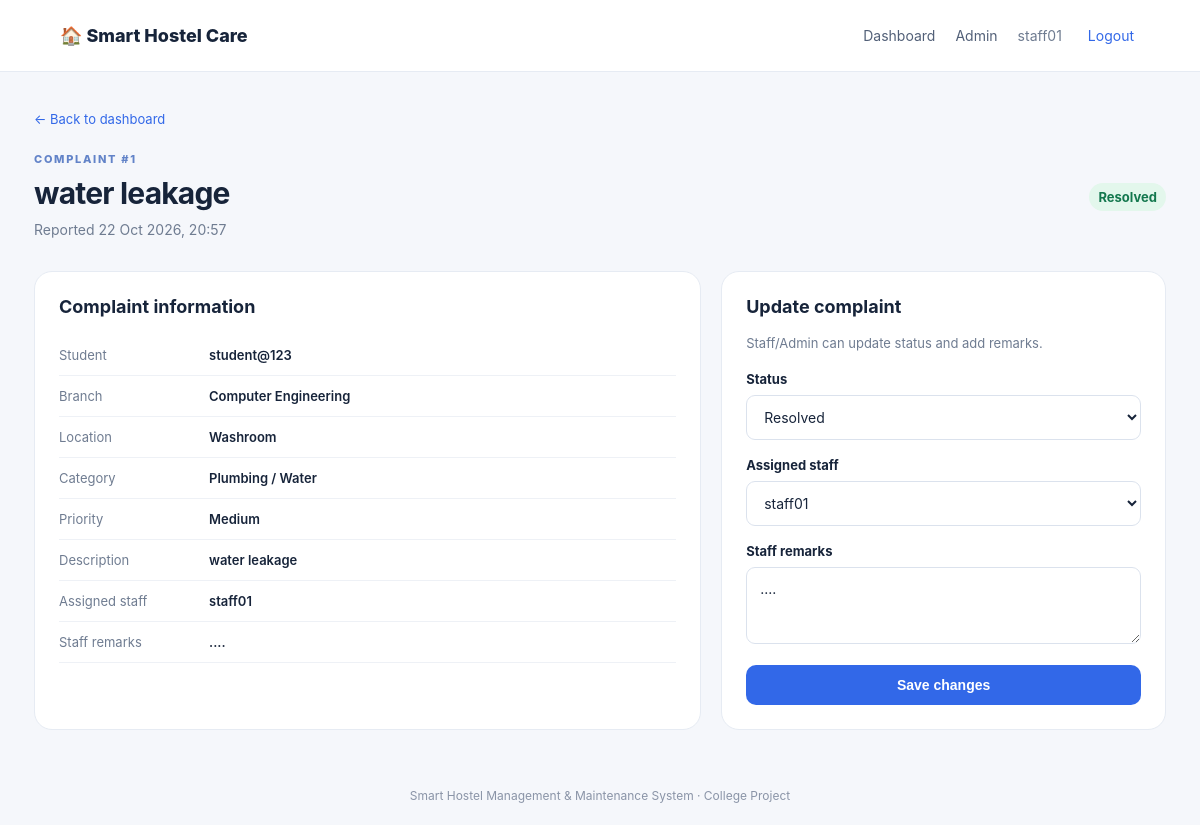
/complaint/1/ (signed in), run on the app's committed database.
### maintenance/models.py (models this page shows, shortened)
class Complaint(models.Model):
    STATUS_CHOICES = [
        ("Pending", "Pending"),
        ("In Progress", "In Progress"),
        ("Resolved", "Resolved"),
    ]
    LOCATION_CHOICES = [
        ("Hostel Room", "Hostel Room"),
        ("Canteen", "Canteen"),
        ("College Ground", "College Ground"),
        ("College Campus / Corridor", "College Campus / Corridor"),
        ("Classroom", "Classroom"),
        ("Washroom", "Washroom"),
        ("Library", "Library"),
        ("Hostel Common Area", "Hostel Common Area"),
        ("Other", "Other"),
    ]
    CATEGORY_CHOICES = [
        ("Electrical", "Electrical"),
        ("Plumbing / Water", "Plumbing / Water"),
        ("Cleaning", "Cleaning"),
        ("Furniture", "Furniture"),
        ("Internet / Wi-Fi", "Internet / Wi-Fi"),
        ("Canteen", "Canteen"),
        ("Other", "Other"),
    ]
    PRIORITY_CHOICES = [("Low", "Low"), ("Medium", "Medium"), ("High", "High"), ("Urgent", "Urgent")]
    student = models.ForeignKey(User, on_delete=models.CASCADE, related_name="hostel_complaints")
    branch = models.ForeignKey(Branch, on_delete=models.PROTECT)
    location = models.CharField(max_length=50, choices=LOCATION_CHOICES)
    room_number = models.CharField(max_length=20, blank=True)
    category = models.CharField(max_length=50, choices=CATEGORY_CHOICES)
    priority = models.CharField(max_length=10, choices=PRIORITY_CHOICES, default="Medium")
    title = models.CharField(max_length=120)
    description = models.TextField()
    photo = models.ImageField(upload_to="complaints/", blank=True, null=True)
    status = models.CharField(max_length=20, choices=STATUS_CHOICES, default="Pending")
    assigned_staff = models.ForeignKey(User, on_delete=models.SET_NULL, null=True, blank=True, related_name="assigned_complaints")
    staff_remarks = models.TextField(blank=True)
    created_at = models.DateTimeField(auto_now_add=True)
    updated_at = models.DateTimeField(auto_now=True)

class Branch(models.Model):
    name = models.CharField(max_length=100, unique=True)

### maintenance/views.py (the view)
# urls.py: path("complaint/<int:pk>/", views.complaint_detail, name="complaint_detail"),
@login_required
def complaint_detail(request, pk):
    complaint = get_object_or_404(Complaint.objects.select_related("branch", "student", "assigned_staff"), pk=pk)
    if not (request.user.is_staff or request.user.is_superuser) and complaint.student_id != request.user.id:
        messages.error(request, "You do not have permission to view this complaint.")
        return redirect("dashboard")
    status_form = None
    if request.user.is_staff or request.user.is_superuser:
        if request.method == "POST":
            status_form = StatusForm(request.POST, instance=complaint)
            if status_form.is_valid():
                status_form.save()
                messages.success(request, "Complaint updated.")
                return redirect("complaint_detail", pk=complaint.pk)
        else:
            status_form = StatusForm(instance=complaint)
    return render(request, "complaint_detail.html", {"complaint": complaint, "status_form": status_form})

### maintenance/forms.py
class StatusForm(forms.ModelForm):
    class Meta:
        model = Complaint
        fields = ["status", "assigned_staff", "staff_remarks"]
        widgets = {"staff_remarks": forms.Textarea(attrs={"rows": 3})}

### templates/complaint_detail.html (shortened to what this page needs)
{% extends 'base.html' %}
{% block content %}
<a class="back-link" href="{% url 'dashboard' %}">← Back to dashboard</a>
<div class="page-heading"><div><span class="eyebrow">COMPLAINT #{{ complaint.id }}</span><h1>{{ complaint.title }}</h1><p>Reported {{ complaint.created_at|date:"d M Y, H:i" }}</p></div><span class="status large {{ complaint.status|slugify }}">{{ complaint.status }}</span></div>
<div class="detail-grid">
  <section class="panel detail-panel"><h2>Complaint information</h2>
    <dl>
      <dt>Student</dt><dd>{{ complaint.student.username }}</dd>
      <dt>Branch</dt><dd>{{ complaint.branch.name }}</dd>
      <dt>Location</dt><dd>{{ complaint.location }}</dd>
      <dt>Category</dt><dd>{{ complaint.category }}</dd><dt>Priority</dt><dd>{{ complaint.priority }}</dd>
      <dt>Description</dt><dd>{{ complaint.description }}</dd>
      <dt>Assigned staff</dt><dd>{{ complaint.assigned_staff.username|default:"Not assigned" }}</dd>
      <dt>Staff remarks</dt><dd>{{ complaint.staff_remarks|default:"No remarks yet" }}</dd>
    </dl>
  </section>
  {% if status_form %}<section class="panel detail-panel"><h2>Update complaint</h2><p>Staff/Admin can update status and add remarks.</p>
    <form method="post" class="stack-form">{% csrf_token %}
      {% for field in status_form %}<div class="field"><label>{{ field.label }}</label>{{ field }}{% for error in field.errors %}<small class="error">{{ error }}</small>{% endfor %}</div>{% endfor %}
      <button class="btn full" type="submit">Save changes</button>
    </form>
  </section>{% endif %}
</div>
{% endblock %}

### templates/base.html (shortened to what this page needs)
{% load static %}
<!doctype html>
<html lang="en">
<head>
  <link rel="stylesheet" href="{% static 'css/style.css' %}">
</head>
<body>
<header class="topbar">
  <a class="brand" href="{% url 'home' %}">🏠 Smart Hostel Care</a>
  <nav>
    {% if user.is_authenticated %}
      <a href="{% url 'dashboard' %}">Dashboard</a>
      {% if user.is_staff or user.is_superuser %}<a href="/admin/">Admin</a>{% endif %}
      <span class="user-label">{{ user.username }}</span>
      <form class="logout-form" method="post" action="{% url 'logout' %}">{% csrf_token %}<button class="link-button">Logout</button></form>
    {% else %}
      <a href="{% url 'login' %}">Login</a><a href="{% url 'register' %}">Student Register</a>
    {% endif %}
  </nav>
</header>
<main class="container">
  {% block content %}{% endblock %}
</main>
<footer>Smart Hostel Management &amp; Maintenance System · College Project</footer>
</body></html>

### static/css/style.css (style rules this page uses)
:root { --ink:#17243a;--muted:#6f7c91;--blue:#3268e8;--line:#e6ebf3;--bg:#f5f7fb;--green:#18835b;--orange:#b96a12;--purple:#7654c8 }
* { box-sizing:border-box }
body { margin:0;background:var(--bg);font-family:Inter,Segoe UI,Arial,sans-serif;color:var(--ink) }
a { color:var(--blue);text-decoration:none }
.topbar { height:72px;background:#fff;border-bottom:1px solid var(--line);display:flex;align-items:center;justify-content:space-between;padding:0 max(5%,calc((100% - 1180px)/2));gap:20px }
.brand { font-size:18px;font-weight:800;color:var(--ink);white-space:nowrap }
.topbar nav { display:flex;align-items:center;gap:20px;font-size:14px }
.topbar nav a { color:#526078 }
.user-label { color:var(--muted) }
.logout-form { margin:0 }
.link-button { border:0;background:none;color:var(--blue);font:inherit;cursor:pointer }
.container { max-width:1180px;margin:36px auto;padding:0 24px;min-height:75vh }
.eyebrow { font-size:11px;letter-spacing:1.7px;font-weight:800;color:#6283c8 }
.btn { display:inline-flex;justify-content:center;align-items:center;background:var(--blue);color:white;border:0;border-radius:10px;padding:12px 18px;font-weight:700;font-size:14px;cursor:pointer }
.feature,.panel,.stat-card { background:#fff;border:1px solid var(--line);border-radius:16px }
.feature p,.panel-head p,.page-heading p { color:var(--muted);font-size:14px;line-height:1.6;margin:5px 0 }
.page-heading { display:flex;justify-content:space-between;align-items:center;gap:20px;margin-bottom:25px }
.page-heading h1 { font-size:30px;letter-spacing:-.8px;margin:8px 0 }
.panel { overflow:hidden }
.panel-head h2,.detail-panel h2 { margin:0;font-size:18px }
.status,.priority { display:inline-block;border-radius:30px;padding:6px 9px;font-size:11px;font-weight:700;background:#eef1f6;color:#647086 }
.status.resolved { background:#e3f7ec;color:#14784e }
.status.large { font-size:13px }
.form-card,.detail-panel { background:#fff;border:1px solid var(--line);border-radius:18px;padding:28px }
.field { margin-bottom:17px }
.field label { display:block;font-weight:700;font-size:13px;margin-bottom:8px }
.field input,.field select,.field textarea { width:100%;padding:12px 13px;border:1px solid #dbe2ed;border-radius:9px;background:#fff;font:inherit;font-size:14px;color:var(--ink) }
.full { width:100% }
.detail-grid { display:grid;grid-template-columns:1.2fr .8fr;gap:20px }
.detail-panel { padding:24px }
.detail-panel h2 { margin-bottom:18px }
.detail-panel p { color:var(--muted);font-size:13px }
.detail-panel dl { display:grid;grid-template-columns:150px 1fr;gap:0;margin:0 }
.detail-panel dt,.detail-panel dd { padding:12px 0;border-bottom:1px solid #eef1f6;font-size:13px;overflow-wrap:anywhere }
.detail-panel dt { color:var(--muted) }
.detail-panel dd { margin:0;font-weight:600 }
.stack-form { margin-top:20px }
.back-link { display:inline-block;margin-bottom:20px;font-size:13px }
footer { text-align:center;color:#8a94a7;font-size:12px;padding:22px }

### data on the page
Complaint: id "1", title "water leakage", created_at "22 Oct 2026, 20:57", status "Resolved", student.username "student@123", branch.name "Computer Engineering", location "Washroom", category "Plumbing / Water", priority "Medium", description "water leakage", assigned_staff.username "staff01", staff_remarks "....", status_form "Resolved" "staff01" "...."

### other printed values
{{ user.username }} "staff01"
{{ field.label }} "Status" "Assigned staff" "Staff remarks"
